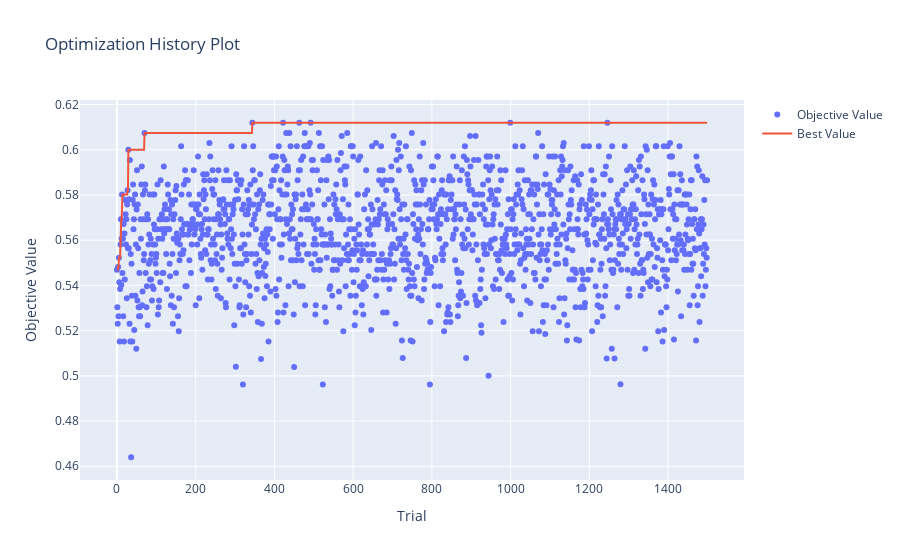

Notebook code for this chart:
### Code cell
# Visualizar el historial de optimización
plot_optimization_history(study)

### Figure 1 — Plotly figure (JSON) as saved in the notebook; plotly's stock layout.template omitted (floating-point values rounded to 4 significant figures; data arrays with more than 128 entries replaced by an {"elided": "..."} marker saying what was removed)
{"data": [{"mode": "markers", "name": "Objective Value", "type": "scatter", "x": {"elided": "1500 int values"}, "y": {"elided": "1500 float values"}}, {"mode": "lines", "name": "Best Value", "type": "scatter", "x": {"elided": "1500 int values"}, "y": {"elided": "1500 float values"}}, {"marker": {"color": "#cccccc"}, "mode": "markers", "name": "Infeasible Trial", "showlegend": false, "type": "scatter", "x": [], "y": []}], "layout": {"title": {"text": "Optimization History Plot"}, "xaxis": {"title": {"text": "Trial"}}, "yaxis": {"title": {"text": "Objective Value"}}}}
